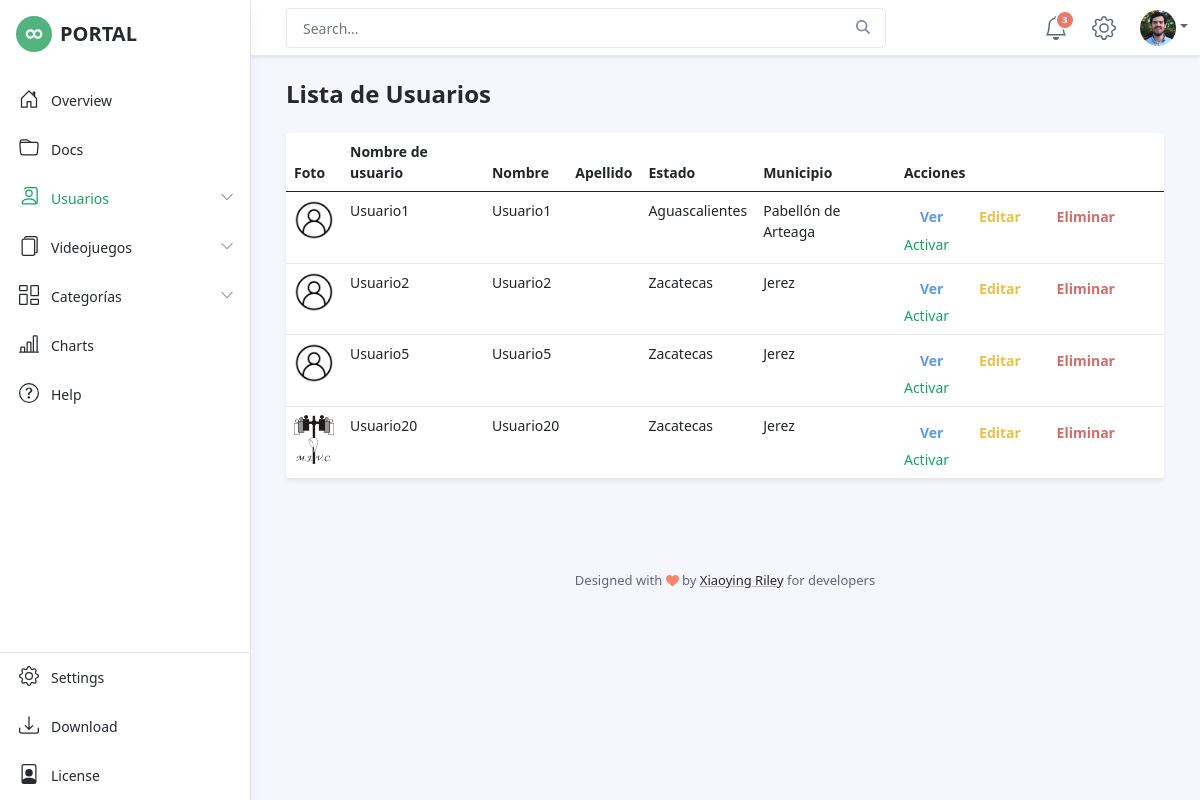
/usuarios/lista/, run on an earlier commit of the app's database.
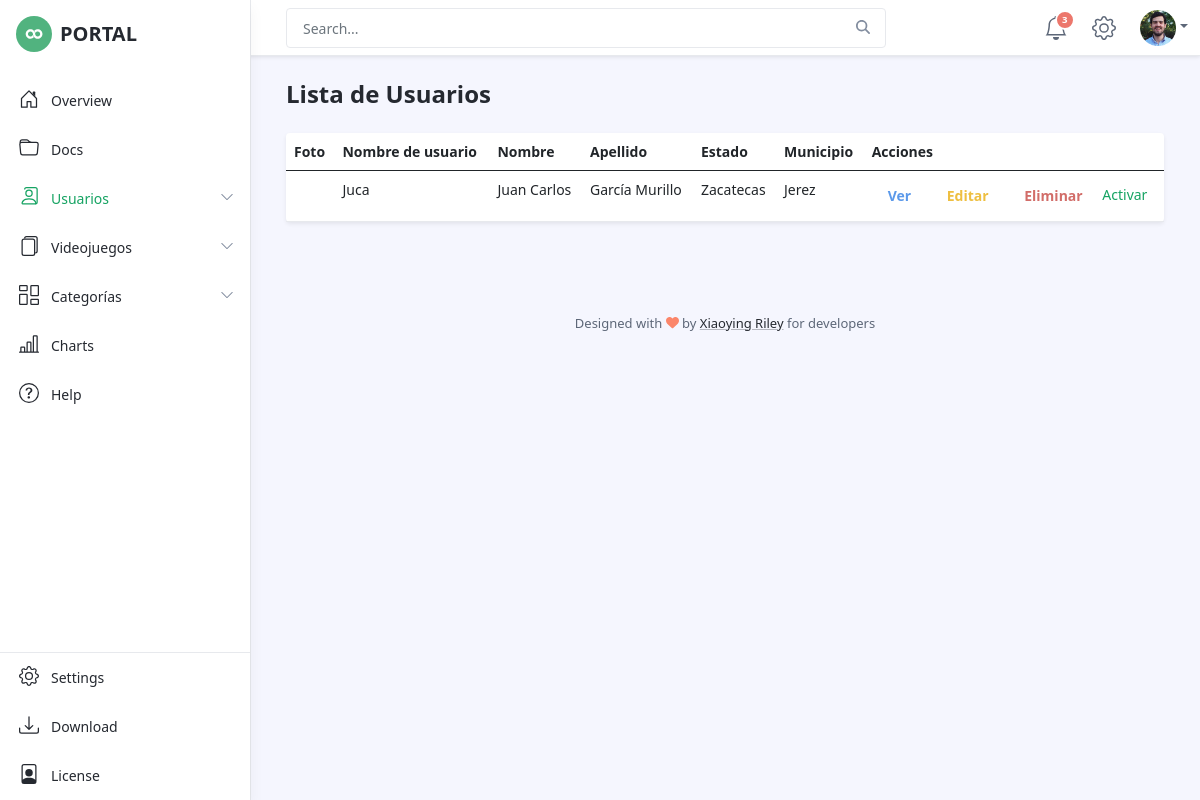
And on a later commit of the database.
### usuarios/models.py (models this page shows)
class Usuario(User):
    estado = models.ForeignKey("usuarios.Estado", verbose_name="Estado", on_delete=models.CASCADE)
    municipio = models.ForeignKey("usuarios.Municipio", verbose_name="Municipio", on_delete=models.CASCADE)
    foto = models.ImageField("Foto de perfil", upload_to='perfiles', blank=True, null=True)

class Estado(models.Model):
    nombre = models.CharField(max_length = 50)
    def __str__(self):
        return self.nombre

class Municipio(models.Model):
    nombre = models.CharField(max_length=50)
    estado = models.ForeignKey("usuarios.Estado", verbose_name="Estado", on_delete=models.CASCADE)
    def __str__(self):
        return self.nombre

### usuarios/views.py (the view)
# urls.py: path('lista/',views.UsuarioList.as_view(),name='lista'),
class UsuarioList(ListView):
    model = Usuario
    extra_context = {'us_lista' : True}
    template_name = 'usuarios:lista'

### usuarios/templates/usuarios/usuario_list.html (shortened to what this page needs)
{% extends 'dashboard.html' %}
{% load static %}
{% block contenido %}
<h1 class="app-page-title">Lista de Usuarios</h1>
<div class="app-card app-card-orders-table shadow-sm mb-5">
  <table class="table table-hover">
    <thead>
        <th>Foto</th>
        <th>Nombre de usuario</th>
        <th>Nombre</th>
        <th>Apellido</th>
        <th>Estado</th>
        <th>Municipio</th>
        <th>Acciones</th>
    </thead>
    <tbody>
      {% for usuario in object_list %}
      <tr>
          <td>
            {% if usuario.foto %}
              <img src="{{MEDIA_URL}}{{usuario.foto}}" alt="" width="40px">
            {% else %}
              <img src="{% static 'images/nouser.png' %}" alt="" width="40px">
            {% endif %}
          </td>
          <td>{{usuario.username}}</td>
          <td>{{usuario.first_name}}</td>
          <td>{{usuario.last_name}}</td>
          <td>{{usuario.estado}}</td>
          <td>{{usuario.municipio}}</td>
          <td>
            <a href="{% url 'usuarios:ver' usuario.id %}" class="btn btn-outline-info">Ver</a>
            <a href="{% url 'usuarios:editar' usuario.id %}" class="btn btn-outline-warning">Editar</a>
            <button onclick="muestraModal('{% url 'usuarios:eliminar' usuario.id %}','el Usuario {{usuario.username}}')" type="button" class="btn btn-outline-danger" data-toggle="modal" data-target="#eliminarModal">Eliminar</button>
            <a href="">Activar</a>
          </td>
        </tr>
          {% endfor %}
    </tbody>
  </table>
</div>
{% endblock contenido %}

What changed in the data, as far as the page shows it:
removed Usuario: username "Usuario1", first_name "Usuario1", estado "Aguascalientes", municipio "Pabellón de Arteaga"
removed Usuario: username "Usuario2", first_name "Usuario2", estado "Zacatecas", municipio "Jerez"
removed Usuario: username "Usuario5", first_name "Usuario5", estado "Zacatecas", municipio "Jerez"
removed Usuario: foto (picture), username "Usuario20", first_name "Usuario20", estado "Zacatecas", municipio "Jerez"
added Usuario: username "Juca", first_name "Juan Carlos", last_name "García Murillo", estado "Zacatecas", municipio "Jerez"
